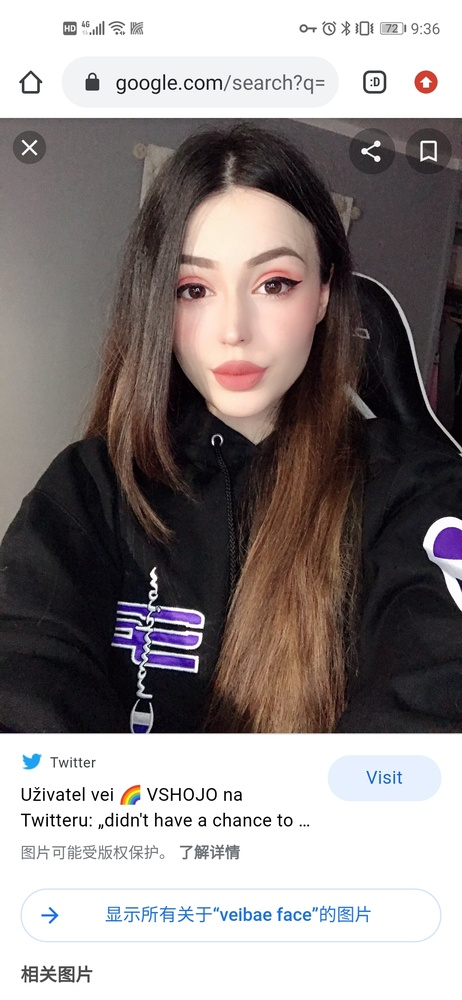
#> input picture image/face1.jpg, 462 x 1000 px, shrunk from 1080 x 2340 before the run, found by its file name
$ python 'day15人脸检测图像.py'
#> lines starting #> are read from the running program, lines starting #| are printed output that depends on the picture; after the words box and inside, x2 and y2 are one past the last pixel; in counts of white or black regions, pixels touching at a corner belong together
import cv2 as cv
import matplotlib.pyplot as plt
import numpy as np

face = cv.imread("python_venv_test/pyVenvTest/image/face1.jpg")
#> face is the input picture: shape (1000, 462, 3); mean B, G, R 136.9, 137.4, 144.8
face_g = cv.cvtColor(face, cv.COLOR_BGR2GRAY)
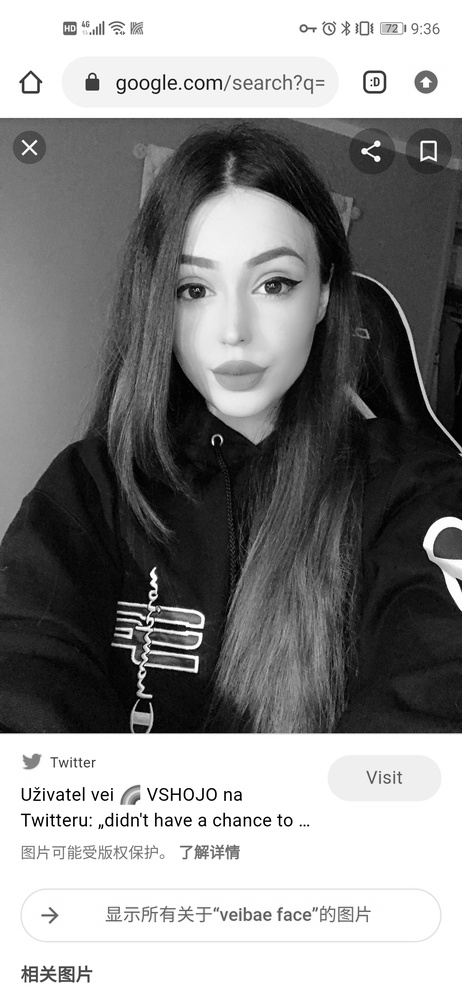
#> face_g: shape (1000, 462); min 0, max 255, mean 139.6
plt.imshow(face_g,cmap = plt.cm.gray)
plt.show()

#实例化检测器
#人脸检测
face_cas = cv.CascadeClassifier("python_venv_test/pyVenvTest/Lib/site-packages/cv2/data/haarcascade_frontalface_default.xml")
face_cas.load("python_venv_test/pyVenvTest/Lib/site-packages/cv2/data/haarcascade_frontalface_default.xml")
#眼睛的检测
eyes_cas = cv.CascadeClassifier("python_venv_test\pyVenvTest\Lib\site-packages\cv2\data\haarcascade_eye.xml")
eyes_cas.load("python_venv_test\pyVenvTest\Lib\site-packages\cv2\data\haarcascade_eye.xml")

"""https://blog.csdn.net/leaf_zizi/article/details/107637433"""
#人脸检测函数detectMutiscale的讲解
face_rects = face_cas.detectMultiScale(face_g,scaleFactor = 1.1,minNeighbors = 3,minSize = (32,32))#原图，图像缩小比例系数，最小相邻框
#> face_rects = [[138, 211, 205, 205]]
#最小监测尺寸
#绘制人脸框
for face_rect in face_rects:
    x,y,w,h = face_rect
    cv.rectangle(face, (x,y), (x+w,y+h), (0,255,0),2)
    #接下来画眼睛
    eye_color = face[y:y+h,x:x+w]#眼睛所在的区域，彩图
    eye_gray = face_g[y:y+h,x:x+w]#眼睛所在的区域，灰度图
    eyes_rects = eyes_cas.detectMultiScale(eye_gray,scaleFactor = 1.3,minNeighbors = 6)
    for eyes_rect in eyes_rects:
        ex,ey,ew,eh = eyes_rect
        cv.rectangle(eye_color, (ex,ey), (ex+ew,ey+eh), (0,255,0),2)
#> this loop made 1 pass
#> (x, y, w, h, eyes_rects) on pass 1: (138, 211, 205, 205, [[112, 49, 50, 50], [32, 56, 47, 47]])
#> pass 1, `eye_color = face[y:y+h,x:x+w]#眼睛所在的区域，彩图`:
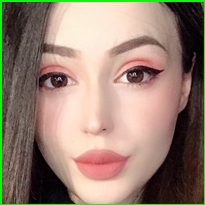
#> eye_color: shape (205, 205, 3); mean B, G, R 113.8, 130, 150.2
#> pass 1, `eye_gray = face_g[y:y+h,x:x+w]#眼睛所在的区域，灰度图`:
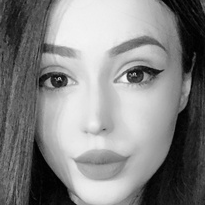
#> eye_gray: shape (205, 205); min 0, max 246, mean 132.5
#> after the loop:
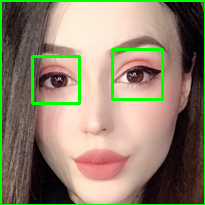
#> eye_color: shape (205, 205, 3); 2.75% of pixels changed, all inside (x1, y1, x2, y2) = (31, 48, 164, 105)
#> after the loop:
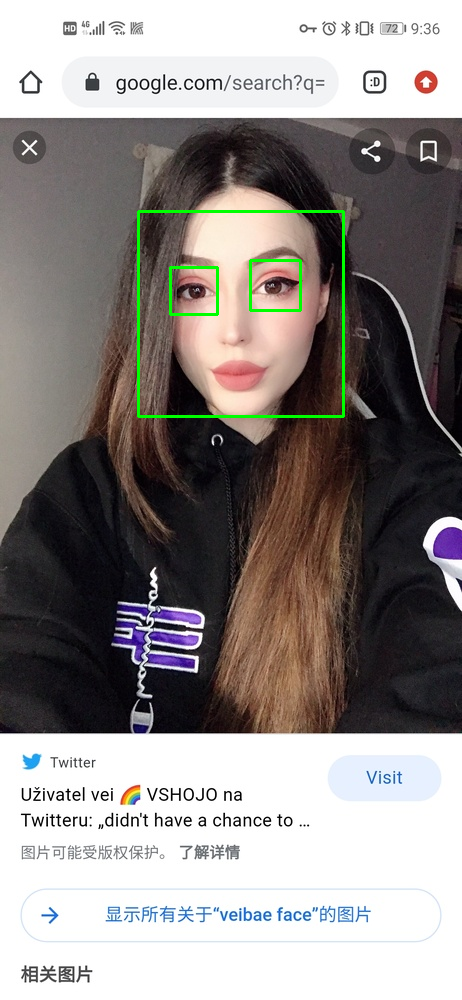
#> face: shape (1000, 462, 3); 0.78% of pixels changed, all inside (x1, y1, x2, y2) = (137, 210, 345, 418)

plt.imshow(face[:,:,::-1])
plt.show()


face = cv.imread("python_venv_test/pyVenvTest/image/face2.jpg")
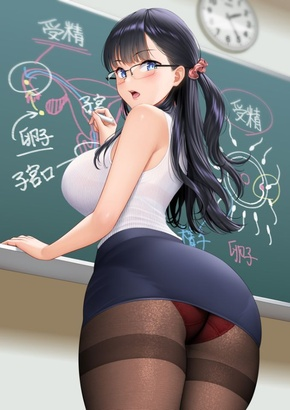
#> input picture image/face2.jpg, 290 x 410 px, shrunk from 679 x 960 before the run, found by its file name
#> face is the input picture: shape (410, 290, 3); mean B, G, R 128.8, 128.4, 127.9
face_g = cv.cvtColor(face, cv.COLOR_BGR2GRAY)
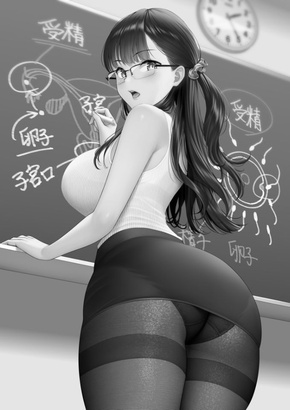
#> face_g: shape (410, 290); min 0, max 255, mean 128.3
plt.imshow(face_g,cmap = plt.cm.gray)
plt.show()

#实例化检测器
#人脸检测
face_cas = cv.CascadeClassifier("python_venv_test/pyVenvTest/Lib/site-packages/cv2/data/haarcascade_frontalface_default.xml")
face_cas.load("python_venv_test/pyVenvTest/Lib/site-packages/cv2/data/haarcascade_frontalface_default.xml")
#眼睛的检测
eyes_cas = cv.CascadeClassifier("python_venv_test\pyVenvTest\Lib\site-packages\cv2\data\haarcascade_eye.xml")
eyes_cas.load("python_venv_test\pyVenvTest\Lib\site-packages\cv2\data\haarcascade_eye.xml")

"""https://blog.csdn.net/leaf_zizi/article/details/107637433"""
#人脸检测函数detectMutiscale的讲解
face_rects = face_cas.detectMultiScale(face_g,scaleFactor = 1.017,minNeighbors = 20)#原图，图像缩小比例系数，最小相邻框
#> face_rects = ()
#最小监测尺寸
#绘制人脸框
for face_rect in face_rects:
    x,y,w,h = face_rect
    cv.rectangle(face, (x,y), (x+w,y+h), (0,255,0),2)
#> this loop made 0 passes
    # [7 lines of commented-out code are left out]

plt.imshow(face[:,:,::-1])
plt.show()
